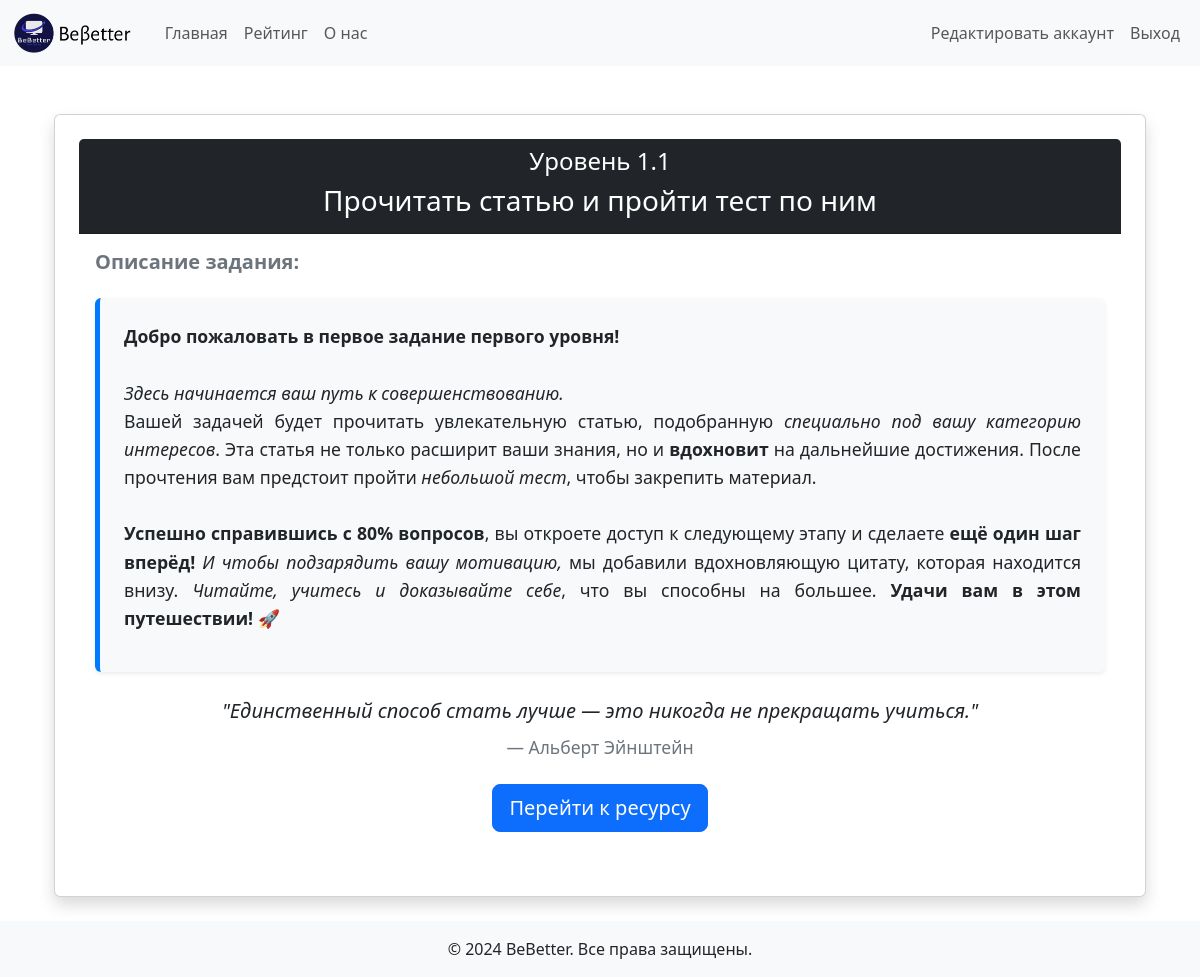
The page /task/ (signed in) on the database as committed earlier.
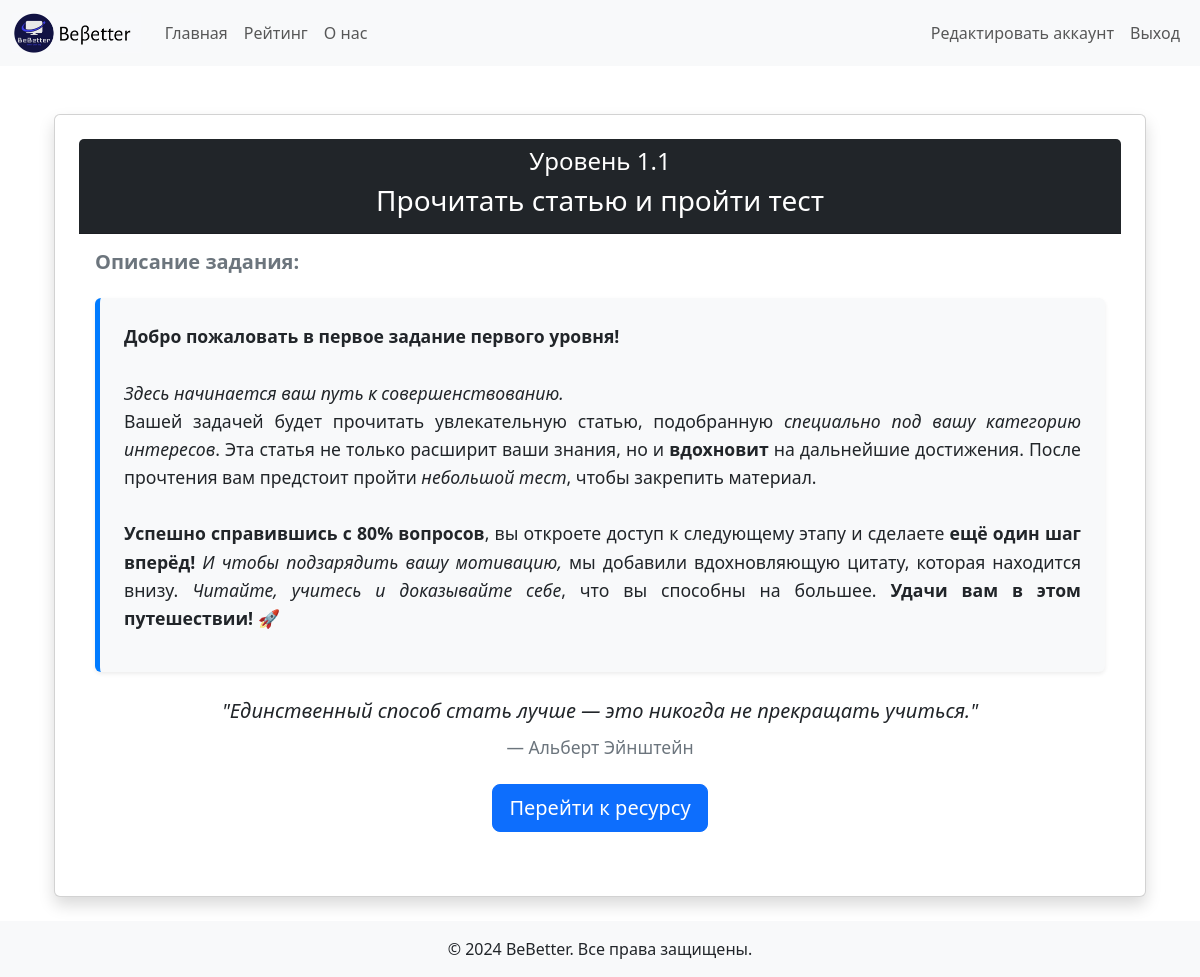
The same page on the database as committed later.
### accounts/models.py (models this page shows, shortened)
class Task(models.Model):
    level = models.ForeignKey(Level, on_delete=models.CASCADE, related_name='tasks')  # Привязка задачи к уровню
    category = models.ForeignKey(Category, on_delete=models.CASCADE, related_name='tasks')  # Привязка к категории
    task_name = models.CharField(max_length=255)
    description = models.TextField(null=True, blank=True)  # Описание задачи
    resource_link = models.URLField(blank=True, null=True)  # Ссылка на ресурс (статья/книга)
    task_number = models.IntegerField()  # Номер задания
    quote = models.TextField(null=True, blank=True)  # Цитата (необязательно)
    quote_author = models.CharField(max_length=255, null=True, blank=True)  # Автор цитаты (необязательно)

### accounts/views.py (the view)
# urls.py: path('task/', task_view, name='task'),
@login_required
def task_view(request):
    if request.user.is_authenticated:
        user_profile = request.user.userprofile
        current_task = Task.objects.filter(
                level__number=user_profile.level,  # Уровень пользователя
                task_number=user_profile.current_task_number,  # Номер текущего задания
                category__name=CATEGORIES[user_profile.category]  # Категория пользователя
        ).first()
        context = {
                "user_profile": user_profile,
                "current_task": current_task,  # Передаём задание в шаблон
        }
        return render(request, "task.html", context)
    else:
        return render(request, "welcome.html")

### accounts/templates/task.html (shortened to what this page needs)
{% extends "base.html" %}
{% block content %}
<div class="container mt-5">
    <div class="card shadow p-4">
        <div class="card-header bg-dark text-white text-center">
            <h4>Уровень {{ user.userprofile.level }}.{{ current_task.task_number}}</h4>
            <h3>{{ current_task.task_name }}</h3>
        </div>
        <div class="card-body">
            <h5 class="mb-4 text-secondary" style="font-weight: bold;">Описание задания:</h5>
            <div class="p-4 rounded bg-light shadow-sm description-box" style="border-left: 5px solid #007bff;">
                <p style="font-size: 1.1rem; line-height: 1.6; text-align: justify;">
                    {{ current_task.description|safe }}
                </p>
            </div>
            {% if current_task.quote %}
            <blockquote class="my-4 text-center blockquote">
                <p class="mb-0"><i>{{ current_task.quote }}</i></p>
                {% if current_task.quote_author %}
                <footer class="blockquote-footer mt-2">{{ current_task.quote_author }}</footer>
                {% endif %}
            </blockquote>
            {% endif %}
            {% if current_task.resource_link %}
            <div class="my-4 text-center">
                <a href="{{ current_task.resource_link }}" class="btn btn-primary btn-lg" target="_blank">
                    Перейти к ресурсу
                </a>
            </div>
            {% endif %}
        </div>
    </div>
</div>
{% endblock %}

Rows that differ between the two databases and show on the page:
changed Task "\"Единственный способ стать лучше — это никогда не прекращать учиться.\"": task_name "Прочитать статью и пройти тест по ним" → "Прочитать статью и пройти тест"
